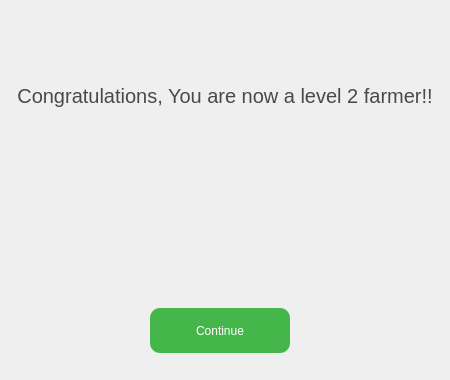
<?xml version="1.0" encoding="UTF-8"?>
<ui version="4.0">
 <class>LevelUpDialog</class>
 <widget class="QDialog" name="LevelUpDialog">
  <property name="geometry">
   <rect>
    <x>0</x>
    <y>0</y>
    <width>450</width>
    <height>380</height>
   </rect>
  </property>
  <property name="windowTitle">
   <string>Dialog</string>
  </property>
  <property name="styleSheet">
   <string notr="true">*{
	font: 24px &quot;IRANSans Light&quot;;
	color: #494949;
}

QDialog { background-image: url(:/img/new-level-bg.png) }
</string>
  </property>
  <widget class="QPushButton" name="btnContinue">
   <property name="geometry">
    <rect>
     <x>150</x>
     <y>308</y>
     <width>140</width>
     <height>45</height>
    </rect>
   </property>
   <property name="cursor">
    <cursorShape>PointingHandCursor</cursorShape>
   </property>
   <property name="styleSheet">
    <string notr="true">QPushButton{
	font: 20px &quot;IRANSans&quot;;
	border: none;
	border-radius: 10px;
	background-color: #45b649;
	color: #fff;
}

QPushButton:hover{
	background-color: rgb(63, 166, 66);
}</string>
   </property>
   <property name="text">
    <string>Continue</string>
   </property>
  </widget>
  <widget class="QLabel" name="lblCongrates">
   <property name="geometry">
    <rect>
     <x>0</x>
     <y>80</y>
     <width>450</width>
     <height>32</height>
    </rect>
   </property>
   <property name="styleSheet">
    <string notr="true">font-size: 20px;</string>
   </property>
   <property name="text">
    <string>Congratulations, You are now a level 2 farmer!!</string>
   </property>
   <property name="alignment">
    <set>Qt::AlignCenter</set>
   </property>
  </widget>
 </widget>
 <resources/>
 <connections/>
</ui>
